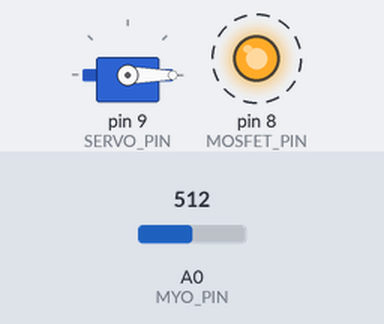
A sketch run on a simulated Arduino Uno, built with avr-gcc and run on an emulated ATmega328P. Shown: servo, output pins drawn as LEDs (lit = HIGH). Dashed ring = blinking. The inputs (shaded band) are chosen by the test bench; at power-on: A0 (MYO_PIN) = 512.

Above: at 1.8 s.
1.9 s: A0 (MYO_PIN) set to 342
4.9 s: A0 (MYO_PIN) set to 316
At 6.5 s:
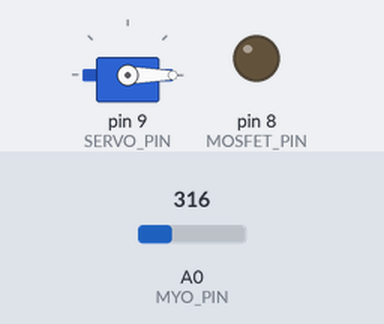
6.8 s: A0 (MYO_PIN) set to 511
At 7.4 s:
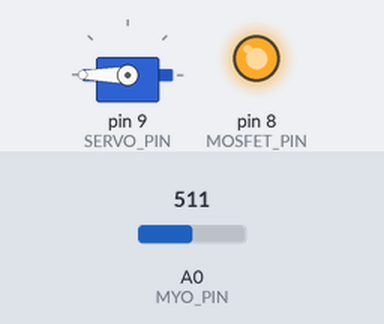
9.8 s: A0 (MYO_PIN) set to 306
At 10.8 s:
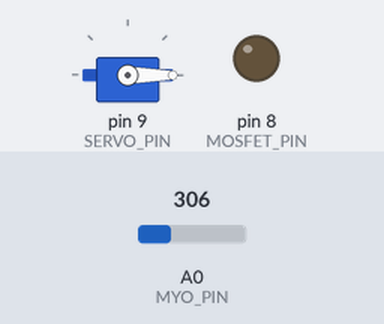
Timing chart, 0 to 12.3 s (numbered marks = the images above; inputs shaded):
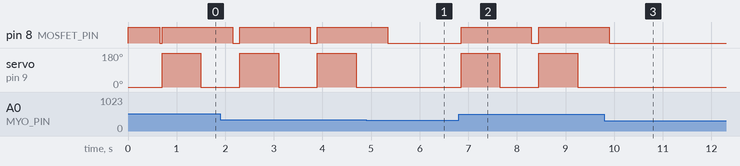

Measured:
- the behaviour switches between 333 and 332 on A0 (MYO_PIN) (found by bisection; images 0 and 1)
- after the input at 4.9 s, pin 8 (MOSFET_PIN): goes on until 5.3 s, then stays LOW; servo on pin 9 (SERVO_PIN): stays 0° (without the input it goes to 180° after 0.59 s)
- after the input at 6.8 s, pin 8 (MOSFET_PIN): LOW → HIGH after 0.05 s, → LOW 1.4 s later, → HIGH 0.15 s later; servo on pin 9 (SERVO_PIN): alternates 180° for 0.80 s and 0° for 0.80 s, starting after 0.05 s
- after the input at 9.8 s, pin 8 (MOSFET_PIN): goes on until 9.9 s, then stays LOW; servo on pin 9 (SERVO_PIN): stays 0° (without the input it goes to 180° after 0.24 s)
- by itself, pin 8 (MOSFET_PIN): alternates HIGH for 1.4 s and LOW for 0.15 s
- by itself, servo on pin 9 (SERVO_PIN): alternates 180° for 0.80 s and 0° for 0.80 s

The sketch:

silverhand-one-motor.ino
```cpp
#include <Servo.h>
#define SERVO_PIN 9
#define MOSFET_PIN 8
#define MYO_PIN A0

#define OPEN 0
#define CLOSE 180
#define PULSEWIDTH 50 //in ms
#define TRAVEL_DELAY 650 //in ms
#define SYSTEM_DELAY 1000 //in ms
#define DEFAULT_THRESH 100 //(0,1024)
// Multiplier for threshold so that the threshold is attainable. e.g. threshold = min(flex_max * 0.8,  moving_max)
#define THRESH_MULTIPLIER 0.65
#define CALIBRATION_TIME 5000 //in ms

Servo servo;
int pos = OPEN;
unsigned threshold = DEFAULT_THRESH;

void setup() {
  //Setup MOSFET, servo motor, and MyoWare sensor
  servo.attach(SERVO_PIN);
  pinMode(MOSFET_PIN, OUTPUT);
  pinMode(MYO_PIN, INPUT);

  //Set Initial State
  digitalWrite(MOSFET_PIN,HIGH);
  servo.write(OPEN);
  delay(TRAVEL_DELAY);
  digitalWrite(MOSFET_PIN,LOW);

  Serial.begin(9600);
}

void loop() {
  //Wait for Muscle Signal
  if ( analogRead(MYO_PIN) < threshold ) {
//    Serial.println(analogRead(MYO_PIN));
    return;
  }

  static unsigned long calibration_end_time = millis() + CALIBRATION_TIME;
  unsigned long action_end_time = millis() + PULSEWIDTH;
  unsigned flex_signal = analogRead(MYO_PIN);
//  Serial.println(flex_signal);
  unsigned flex_max = threshold;

  //Wait for PULSEWIDTH time to see if signal was due to noise
  while (flex_signal > threshold && millis() < action_end_time) {
    // If in calibration phase and the signal is significantly greater than the threshold, update it
    if (millis() < calibration_end_time && flex_signal * THRESH_MULTIPLIER > threshold) {
      flex_max = flex_signal * THRESH_MULTIPLIER;
    }
    flex_signal = analogRead(MYO_PIN);
//    Serial.println(flex_signal);
  }

  threshold = flex_max;

  // delay(PULSEWIDTH);

  //Toggle Servo Logic
  if (analogRead(MYO_PIN) > threshold){
//  Serial.println(analogRead(MYO_PIN));
    //OPEN to CLOSE
    if (pos == OPEN){
      digitalWrite(MOSFET_PIN,HIGH);
      pos = CLOSE;
      servo.write(CLOSE);
      delay(TRAVEL_DELAY);
    }
    //CLOSE to OPEN
    else if (pos == CLOSE){
      pos = OPEN;
      servo.write(OPEN);
      delay(TRAVEL_DELAY);
      digitalWrite(MOSFET_PIN,LOW);
    }

    //Wait for arm to relax again
    unsigned long relax_end_time = millis() + PULSEWIDTH;
    while ( analogRead(MYO_PIN) > threshold && millis() < relax_end_time) {
//      Serial.println(analogRead(MYO_PIN));
    }

    // Prevent accidental secondary trigger
    delay(PULSEWIDTH);
  }
}
```
